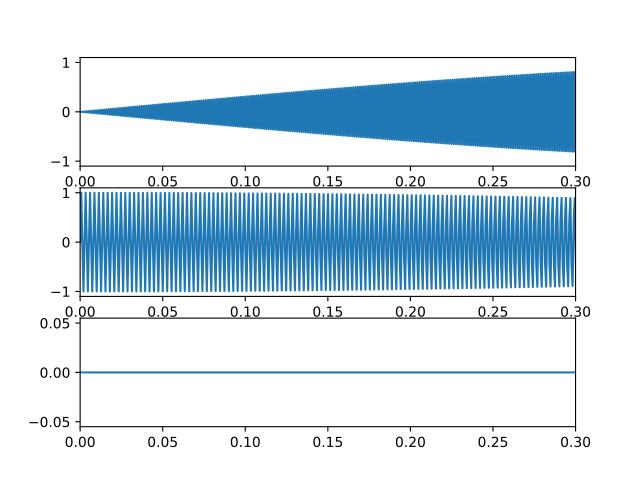

Reproduce this figure in Python.
import numpy as np
import matplotlib.pyplot as plt

A = 1
fs = 1500

semnal1 = lambda x: A * np.sin(2 * np.pi * fs / 2 * x)
semnal2 = lambda x: A * np.sin(2 * np.pi * fs / 4 * x)
semnal3 = lambda x: A * np.sin(2 * np.pi * 0 * x)

axa1 = np.linspace(0, 1, fs)

fig, ax = plt.subplots(3)

ax[0].set_xlim([0, 0.3])
ax[0].plot(axa1, semnal1(axa1))
ax[1].set_xlim([0, 0.3])
ax[1].plot(axa1, semnal2(axa1))
ax[2].set_xlim([0, 0.3])
ax[2].plot(axa1, semnal3(axa1))

plt.savefig("ex6/ex6.pdf")
plt.show()
